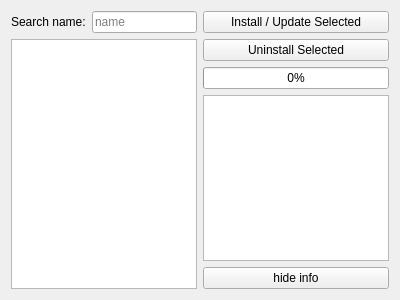
<?xml version="1.0" encoding="UTF-8"?>
<ui version="4.0">
 <class>Form</class>
 <widget class="QWidget" name="Form">
  <property name="geometry">
   <rect>
    <x>0</x>
    <y>0</y>
    <width>400</width>
    <height>300</height>
   </rect>
  </property>
  <property name="windowTitle">
   <string>Form</string>
  </property>
  <layout class="QGridLayout" name="gridLayout">
   <item row="0" column="0">
    <widget class="QLabel" name="label">
     <property name="text">
      <string>Search name:</string>
     </property>
    </widget>
   </item>
   <item row="0" column="1">
    <widget class="QLineEdit" name="lineEdit_search_name">
     <property name="maximumSize">
      <size>
       <width>250</width>
       <height>16777215</height>
      </size>
     </property>
     <property name="placeholderText">
      <string>name</string>
     </property>
    </widget>
   </item>
   <item row="0" column="2">
    <widget class="QPushButton" name="pushButton_install_update_selected">
     <property name="enabled">
      <bool>true</bool>
     </property>
     <property name="text">
      <string>Install / Update Selected</string>
     </property>
    </widget>
   </item>
   <item row="1" column="2">
    <widget class="QPushButton" name="pushButton_uninstall">
     <property name="enabled">
      <bool>true</bool>
     </property>
     <property name="text">
      <string>Uninstall Selected</string>
     </property>
    </widget>
   </item>
   <item row="2" column="2">
    <widget class="QProgressBar" name="progressBar">
     <property name="enabled">
      <bool>true</bool>
     </property>
     <property name="value">
      <number>0</number>
     </property>
     <property name="invertedAppearance">
      <bool>false</bool>
     </property>
    </widget>
   </item>
   <item row="3" column="2">
    <widget class="QTextEdit" name="textEdit_info">
     <property name="enabled">
      <bool>true</bool>
     </property>
     <property name="textInteractionFlags">
      <set>Qt::TextSelectableByKeyboard|Qt::TextSelectableByMouse</set>
     </property>
    </widget>
   </item>
   <item row="4" column="2">
    <widget class="QPushButton" name="pushButton_info">
     <property name="text">
      <string>hide info</string>
     </property>
    </widget>
   </item>
   <item row="1" column="0" rowspan="4" colspan="2">
    <widget class="QTableWidget" name="extension_table"/>
   </item>
  </layout>
 </widget>
 <resources/>
 <connections/>
</ui>
